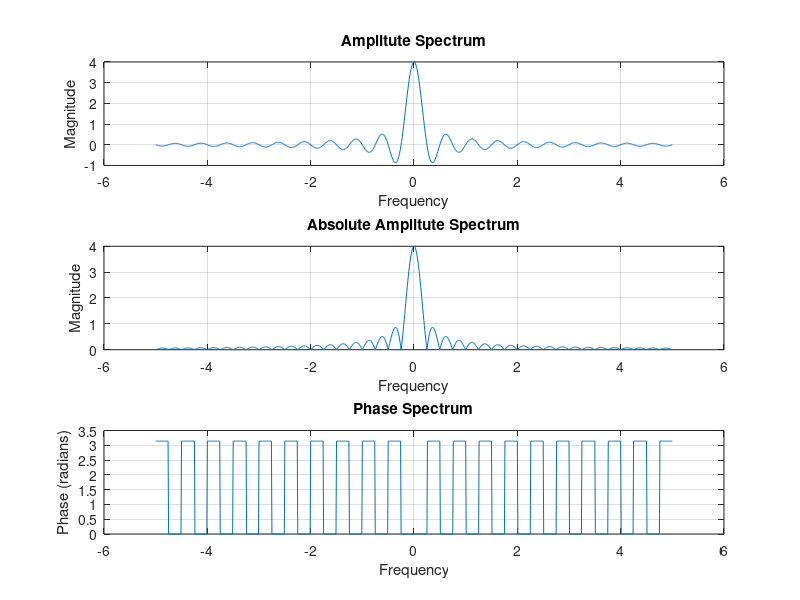

Write the MATLAB code that produced this figure.
%Fourier Spectra
clc
clear
close all
f=-5:.01:5;


X=4*sinc(4*f); %for rectangular pulse of width 2 and height 1
%X= 4./(f.^2 + 4); %for exp(-2*abs(t))

subplot (3, 1, 1)
plot(f,X)
title('Amplitute Spectrum')
xlabel('Frequency')
ylabel('Magnitude')
grid on

%Amplitute Spectrum
subplot (3, 1, 2)
plot(f, abs(X))
title('Absolute Amplitute Spectrum')
xlabel('Frequency')
ylabel('Magnitude')
grid on

%Phase Spectrum
subplot (3, 1, 3)
plot(f, angle(X))
title('Phase Spectrum')
xlabel('Frequency')
ylabel('Phase (radians)')
grid on
